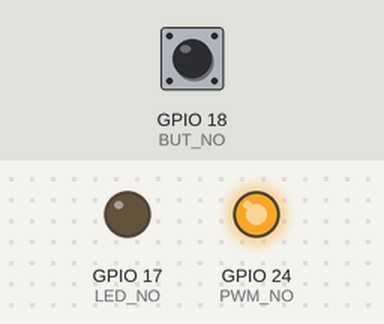
A program run on a simulated Raspberry Pi (BCM pin numbers). Shown: output pins drawn as LEDs (lit = HIGH). Dashed ring = blinking. Inputs (shaded band) come from the test bench; at power-on: GPIO 18 (BUT_NO) HIGH. What the program prints to the terminal is not drawn.

Above: at 1.2 s.
1.3 s: GPIO 18 (BUT_NO) pulled LOW for 0.15 s
At 1.45 s:
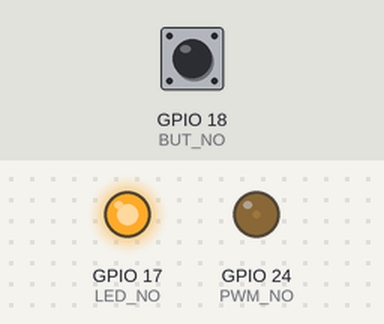
3.3 s: GPIO 18 (BUT_NO) pulled LOW for 3.2 s
At 3.7 s:
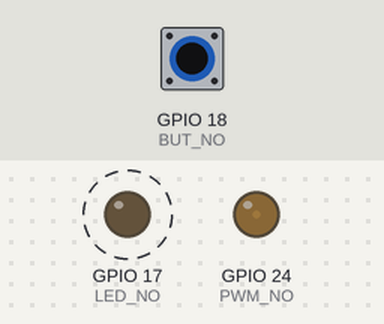
Timing chart, 0 to 8.3 s (numbered marks = the images above; inputs shaded):
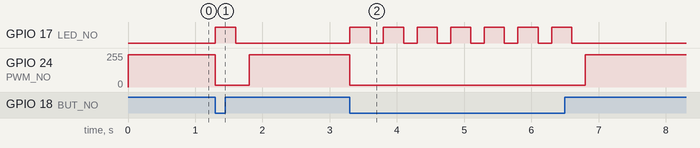

The program:

gpio_pwm.py
```python
import RPi.GPIO as GPIO
import time

PWM_NO = 24
LED_NO = 17
BUT_NO = 18

dc = 95

GPIO.setmode(GPIO.BCM)
GPIO.setup(PWM_NO, GPIO.OUT)
GPIO.setup(LED_NO, GPIO.OUT)
GPIO.setup(BUT_NO, GPIO.IN, pull_up_down=GPIO.PUD_UP)

pwm = GPIO.PWM(PWM_NO, 50)

GPIO.output(LED_NO, GPIO.LOW)
pwm.start(dc)

print("Here we go! Press ^C to exit")

try:
 while 1:
  if GPIO.input(BUT_NO): # button is released
   pwm.ChangeDutyCycle(dc)
   GPIO.output(LED_NO, GPIO.LOW)
  else:
   pwm.ChangeDutyCycle(100-dc)
   GPIO.output(LED_NO, GPIO.HIGH)
   time.sleep(0.3)
   GPIO.output(LED_NO, GPIO.LOW)
   time.sleep(0.2)
except KeyboardInterrupt:
 pwm.stop()
 GPIO.cleanup()
```

Measured:
- after the input at 1.3 s, GPIO 17 (LED_NO): LOW → HIGH at once, → LOW 0.30 s later; GPIO 24 (PWM_NO): 242/255 → 13/255 at once, → 242/255 0.50 s later
- after the input at 3.3 s, GPIO 17 (LED_NO): alternates HIGH for 0.30 s and LOW for 0.20 s, 14 changes in all, then stays LOW, starting at once; GPIO 24 (PWM_NO): 242/255 → 13/255 at once, → 242/255 3.5 s later
